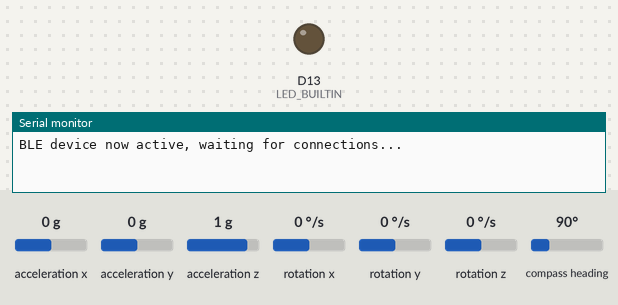
Bench run of a sketch on a simulated Arduino Nano 33 BLE. Shown: output pins drawn as LEDs (lit = HIGH), the last lines printed to the serial monitor. The inputs (shaded band) are chosen by the test bench; at power-on: acceleration x 0 g, acceleration y 0 g, acceleration z 1 g, rotation x 0 °/s, rotation y 0 °/s, rotation z 0 °/s, compass heading 90°. Nothing arrives over Bluetooth unless stated; a phone connects over Bluetooth LE 3 s after start.

Above: at 0.1 s.
At 3.1 s:
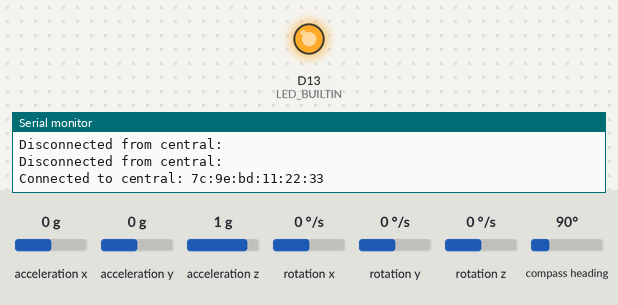
Timing chart, 0 to 4.6 s (numbered marks = the images above):
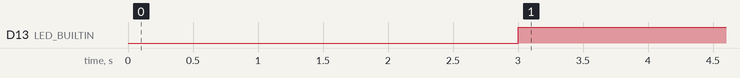

Measured:
- by itself, D13 (LED_BUILTIN): LOW → HIGH at 3.0 s

The sketch:

sense_ble_accel_v2.ino
```cpp
#include <ArduinoBLE.h>
#include <Arduino_LSM9DS1.h>
#include <MadgwickAHRS.h>

//this article explains orientation of accel gyro and mag
//https://www.lythaniel.fr/index.php/2016/08/20/lsm9ds1-madgwicks-ahr-filter-and-robot-orientation/

Madgwick filter;
const float sensorRate = 119.00;

unsigned long micros_per_reading, micros_previous;

float accelX=1.0;
float accelY=1.0;
float accelZ=1.0;
float gyroX=1.0;
float gyroY=1.0;
float gyroZ=1.0;
float magX=1.0;
float magY=1.0;
float magZ=1.0;
float x, y, z;
float gx, gy, gz;
float mx, my, mz;

BLEService IMUService("1101");
BLEFloatCharacteristic AccZChar("2101", BLERead | BLENotify);

void setup() {
  // put your setup code here, to run once:

  Serial.begin(9600);
  pinMode(LED_BUILTIN, OUTPUT);

  if(!IMU.begin()) {
    Serial.println("Failed to initialize IMU");
    while(1);
  }

  if (!BLE.begin()) {
    Serial.println("BLE failed to initialize");
    delay(500);
    while(1);
  }
  BLE.setLocalName("Arduino Accelerometer");
  BLE.setAdvertisedService(IMUService);
  IMUService.addCharacteristic(AccZChar);
  BLE.addService(IMUService);
  AccZChar.writeValue(accelZ);
  BLE.advertise();
  Serial.println("BLE device now active, waiting for connections... ");

  filter.begin(sensorRate);

  delay(1000);
  Serial.println("Beginning");

  micros_per_reading = 1000000 / 119;
  micros_previous = micros();
}

void loop() {

  BLEDevice central = BLE.central();

  if (central) {
    Serial.print("Connected to central: ");
    Serial.println(central.address());
    digitalWrite(LED_BUILTIN, HIGH);
    while(central.connected()) {
      unsigned long micros_now;
      micros_now = micros();

      if (micros_now - micros_previous >= micros_per_reading) {
        read_Accel();
        read_gyro();
        read_mag();
        float roll, pitch, heading;
        filter.update(gyroY, gyroX, gyroZ, accelY, accelX, accelZ, magY, -magX, magZ);
        roll = filter.getRoll();
        float roll_rads = roll * PI / 180.0;
        float total_accel = accelX * sin(roll_rads) + accelZ * cos(roll_rads);
        AccZChar.writeValue(total_accel - 1);
        //pitch = filter.getPitch();
        //heading = filter.getYaw();
//        Serial.println("");
//        Serial.print(total_accel);
//        Serial.println("");
//        Serial.print(roll);
//        Serial.print('\t');
//        Serial.print(pitch);
//        Serial.print('\t');
//        Serial.print(heading);
//        Serial.println("");
//        Serial.print(accelX);
//        Serial.print('\t');
//        Serial.print(accelY);
//        Serial.print('\t');
//        Serial.print(accelZ);
//        Serial.print('\t');
//        Serial.print('\t');
//        Serial.print(gyroX);
//        Serial.print('\t');
//        Serial.print(gyroY);
//        Serial.print('\t');
//        Serial.print(gyroZ);
//        Serial.print('\t');
//        Serial.print('\t');
//        Serial.print(magX);
//        Serial.print('\t');
//        Serial.print(magY);
//        Serial.print('\t');
//        Serial.print(magZ);
        micros_previous = micros_previous + micros_per_reading;
      }


//      AccZChar.writeValue(accelZ);

//      Serial.println("");
//      Serial.print(accelX);
//      Serial.print('\t');
//      Serial.print(accelY);
//      Serial.print('\t');
//      Serial.print(accelZ);
//      Serial.print('\t');
//      Serial.print('\t');
//      Serial.print(gyroX);
//      Serial.print('\t');
//      Serial.print(gyroY);
//      Serial.print('\t');
//      Serial.print(gyroZ);
//      Serial.println("");
//      Serial.print(roll);
//      Serial.print('\t');
//      Serial.print(pitch);
//      Serial.print('\t');
//      Serial.print(heading);
    }
  }

  digitalWrite(LED_BUILTIN, LOW);
  Serial.print("Disconnected from central: ");
  Serial.println(central.address());


}

void read_Accel() {
  if (IMU.accelerationAvailable()) {
    IMU.readAcceleration(x, y, z);
    accelX = x;
    accelY = y;
    accelZ = z;
  }
}

void read_gyro() {
  if (IMU.gyroscopeAvailable()) {
    IMU.readGyroscope(gx, gy, gz);
    gyroX = gx;
    gyroY = gy;
    gyroZ = gz;
  }
}

void read_mag() {
  IMU.readMagneticField(mx, my, mz);
  magX = mx;
  magY = my;
  magZ = mz;
}
```
